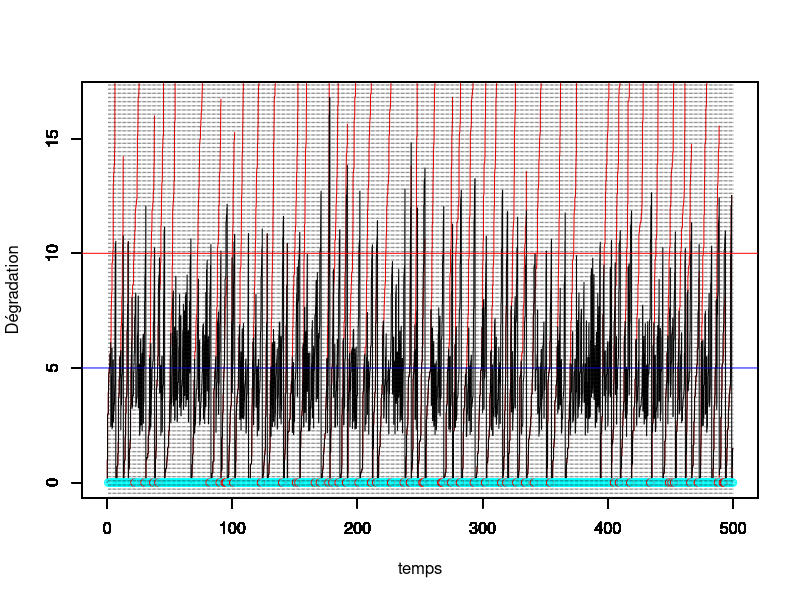
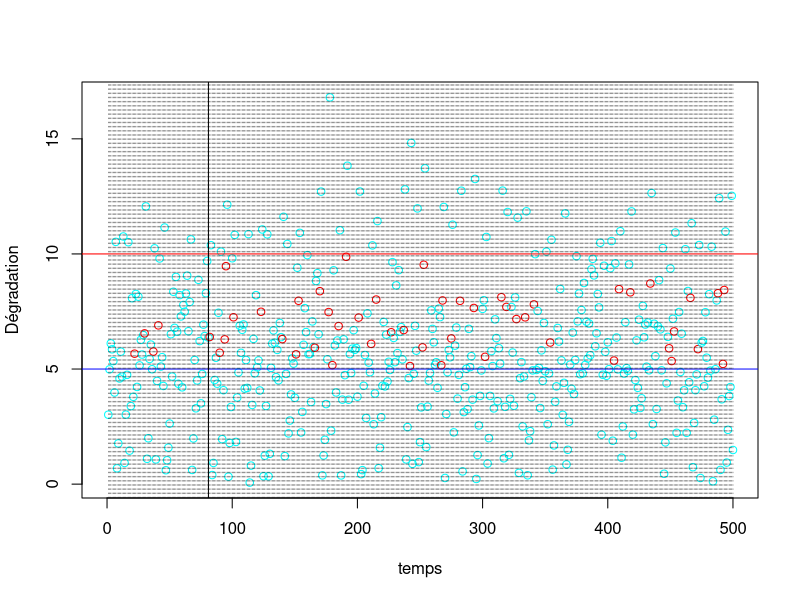
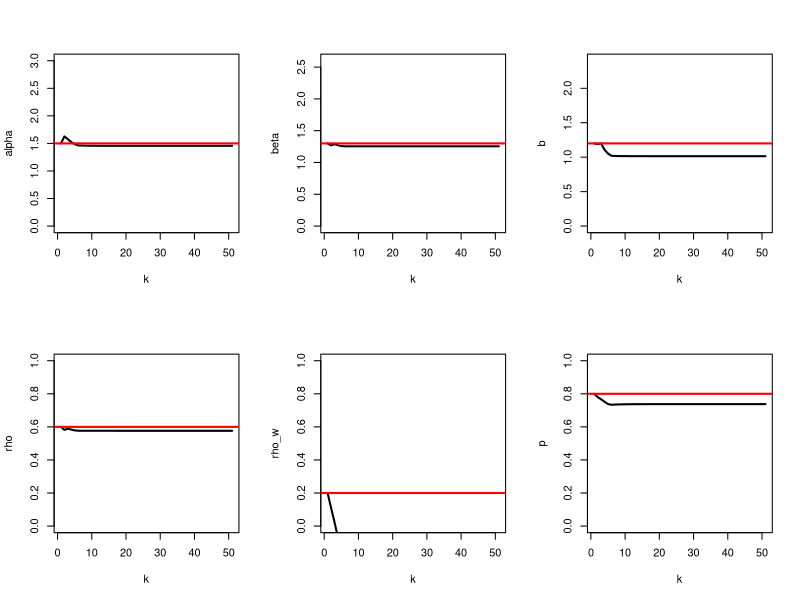

Write the R code that produced these figures, in order.
#### Programme de simulation lorsqu'on observe uniquement la dégradation juste avant l'inspection
#### avec deux effets de la maintenance :
#### ARD inf avec rho in [0,1] avec proba p
#### ARD inf avec rho' pour les réparations néfastes avec proba 1-p



rm(list=ls())
library(ggplot2)
library(tidyverse)

tau <- 1 # intervalle inter-inspection
rho <- 0.6 # parametre ARDinf pour les maintenances efficaces avec proba p
rho_w <- 0.2 # parametre ARDinf pour les maintenances néfastes avec proba 1-p
p <- 0.8 # proba que la maintenance préventive soit efficace


L <- 5 # seuil pour MP
M <- 10 # seuil pout MC
tps.final <- 500 # fenêtre d'observation du processus

id.newcycle <- FALSE # Initialisation du nb de cycle de renouvellement

#set.seed(123)
# Simulation d'un processus gamma jusqu'au temps final
pas = 0.01 # pas de temps pour simuler le processus

alpha = 1.5 # paramètre de forme de Gamma a = alpha (t)^beta
beta = 1.3 # paramètre de forme  de Gamma
b=1.2   # paramètre d'échelle du Gamma
temps = seq(from = 0,to = tps.final,by = pas)
temps2 <- temps

theta <-c(alpha,beta,b,rho,rho_w,p)


n=length(temps)

nb.inspections<- floor(tps.final/tau) # nombre d'inspections max pendant la fenêtre d'observation.

temps.insp<-temps[tau/pas*(1:nb.inspections)+1] # temps des inspections (t_i dans le papier) sans tenir compte des renouvellements


obs<-numeric(nb.inspections) # données observées (pendant les inspections, à t_j^-)
vect.b<-rep(1,nb.inspections) # données non observées =1 si PM efficace, 0 si worse
Delta.P <-rep(0,nb.inspections) # Données observées = 1 si renouvellement

j<-1 # indicateur prochaine inspection
j.newcycle <- 0 # identifier le j où nouveau cycle
nb.cycles <- 1 # compteur de cycles

x=matrix(nrow=nb.inspections,ncol = n) # processus Gamma simulé, nb.lignes = nb.cycles
x[nb.cycles,1] = 0     # initialisation du processus Gamma = 0 à t=0
for(i in 2:n){
  x[nb.cycles,i] = x[nb.cycles,i-1] + rgamma(1,rate = b, shape = alpha*(temps2[i]^beta-temps2[i-1]^beta))
}
y=numeric(n) # processus Gamma maintenu
y.tilde=numeric(n) # processus Gamma maintenu
y[1]<-0
y.tilde[1]<-0

while (j<=nb.inspections) {
  # boucle sur un cycle de renouvellement
  if (id.newcycle){
    # on resimule un x depuis 0
    x[nb.cycles,1:((j-1)*tau/pas+1)] = 0     # initialisation du processus Gamma = 0 à t=0
    for(i in ((j-1)*tau/pas+2):n){
      x[nb.cycles,i] = x[nb.cycles,i-1] + rgamma(1,rate = b, shape = alpha*(temps[i-(j-1)*tau/pas+1]^beta-temps[i-(j-1)*tau/pas]^beta))
    }
    id.newcycle <- FALSE
  }
 # Changement 21/07 : remise du temps à 0 
#  y.tilde[((j-1)*tau/pas+2):(j*(tau/pas)+1)]<-y[((j-1)*tau/pas+2):(j*(tau/pas)+1)]<-y[(j-1)*tau/pas+1]+ x[nb.cycles,((j-j.newcycle-1)*tau/pas+2):((j-j.newcycle)*(tau/pas)+1)]- x[nb.cycles,(j-j.newcycle-1)*tau/pas+1]
 
   y.tilde[((j-1)*tau/pas+2):(j*(tau/pas)+1)]<-y[((j-1)*tau/pas+2):(j*(tau/pas)+1)]<-y[(j-1)*tau/pas+1]+ x[nb.cycles,((j-1)*tau/pas+2):((j)*(tau/pas)+1)]- x[nb.cycles,(j-1)*tau/pas+1]
  
  obs[j]<-y[j*tau/pas+1] # état dégradation à l'inspection (t_j^-)
  
  if (obs[j] < L) {
    print("no action")
  } else {
    if (obs[j]<M) {
      u<-runif(1)
      if (u>p){
        vect.b[j]<-0
      }
      ifelse(u<=p,y[j*tau/pas+1]<-(1-rho)*y[j*tau/pas+1],y[j*tau/pas+1]<-(1+rho_w)*y[j*tau/pas+1])
       # on écrase (ARD infini)
    } else {
      y[j*tau/pas+1]<-0
      id.newcycle <- TRUE
      j.newcycle <- j
      if(j<nb.inspections){
          Delta.P[j]<-1
          nb.cycles <- nb.cycles+1
        } # 19/09/22 : Peu importe si la dernière inspection est une CM
      
 #     temps2[(j*tau/pas+1):n] <- temps[(j*tau/pas+1):n]-temps[j*tau/pas+1]
    }
  }
  j<-j+1
}

vect.u <- (obs<M)*(obs>L) # indicatrice u_i


#df <- data.frame(temps,x,y)
#mygraph <- ggplot(df,aes(x = temps)) +  
#  geom_line(aes(y = y), color = "darkred") +
#  geom_line(aes(y = x), color="steelblue", linetype="twodash") +
#  geom_abline(slope = 0,intercept = L,color="blue") +
#  geom_abline(slope = 0,intercept = M,color="red")


temps.cycle<-c(0,tau*which(obs>M),tps.final)
indice.temps.cycle <- c(1,tau/pas*(which(obs>M))+1,length(temps))


# Calcul du vecteur s (cf. papier)
s<-temps[1:indice.temps.cycle[2]]
for(k in 2:nb.cycles){
  s.aux <- temps[(indice.temps.cycle[k]+1):indice.temps.cycle[k+1]]-temps[indice.temps.cycle[k]]
  s<-c(s,s.aux)
}

temps.insp.2<-c(0,s[tau/pas*(1:nb.inspections)+1]) # Ajout du 20/09/2022 : A mettre dans la LogL

dif.tps <- diff(temps.insp.2^beta)
dif.tps[dif.tps<0]<-1  # vecteur de longueur n prenant en compte les renouvellements (23/09/2022)


for (k in 1:nb.cycles){
  plot(temps[indice.temps.cycle[k]:indice.temps.cycle[k+1]],x[k,indice.temps.cycle[k]:indice.temps.cycle[k+1]],col="red",type="l",ylim = c(0,max(y.tilde)),xlim = c(0,tps.final),xlab="",ylab="")
  par(new=T)
}

plot(temps,y.tilde,type="l",ylim=c(0,max(y.tilde)),xlim = c(0,tps.final),ylab="",xlab="")


par(new=T)
vect.b.fact <- factor(vect.b)
mescouleurs <- rainbow(length(levels(vect.b.fact)))
plot(tau*(1:nb.inspections),numeric(length = nb.inspections),ylim=c(0,max(y.tilde)),type="p",xlim = c(0,tps.final),xlab = "temps",ylab="Dégradation",col=mescouleurs[vect.b.fact])
abline(h=L,col="blue")
abline(h=M,col="red")
abline(v=tau*(1:nb.inspections), lty =3, col = grey(0.1), lwd = 0.45)

vect.b.fact <- factor(vect.b)
mescouleurs <- rainbow(length(levels(vect.b.fact)))
plot(1:nb.inspections,obs,type="p",xlim = c(0,tps.final),xlab = "temps",ylab="Dégradation",col=mescouleurs[vect.b.fact])
abline(h=L,col="blue")
abline(h=M,col="red")
abline(v=tau*(1:nb.inspections), lty =3, col = grey(0.1), lwd = 0.45)
abline(v=81)




#abline(v = tau*(1:nb.inspection))

#####################################
############## Algo EM ##############
#####################################

# initialisation des paramètres
K<- 50

hat.theta<-matrix(nrow=K+1,ncol=6)
#hat.theta[1,] <- c(1.2,1.1,1.5,0.2,0.2,0.5) # (alpha,beta,b,rho,rho^\prime,p)
hat.theta[1,] <- theta

# On ne définit les p.tildes[i] que lorsque u_{i-1}=1 
ind.u<-which(vect.u[1:(nb.inspections-1)]==1)

# Indice intervenant dans les sommes (i.e tel que u_{i-1}=1)
ind.i.u<-rep(0,nb.inspections)
ind.i.u[ind.u+1] <- 1

# indice i lorsque Delta_{i-1}=1 et i différent de nb.inspections
ind.Delta<-which(Delta.P[1:(nb.inspections-1)]==1)

ind.i.Delta<-c(1,rep(0,nb.inspections-1))
ind.i.Delta[ind.Delta+1] <- 1   # Pb si la dernière inspection est > M (15/09/22)




#Définition des y_{t_{i-1}}
obs.pre<-c(0,obs[1:(nb.inspections-1)])*(1-ind.i.Delta)

temps.insp.pre <- c(0,temps.insp[1:(nb.inspections-1)])


# Nouveaux temps d'inspection prennant en compte les renouvellements


tps.insp.wR<-c(tau,rep(0,nb.inspections-1))
tps.insp.pre.wR<-rep(0,nb.inspections)
                            
for(i in 2:nb.inspections){
  if(ind.i.Delta[i]==1){
    tps.insp.wR[i]<-tau
    tps.insp.pre.wR[i]<-0
  } else {
    tps.insp.wR[i]<-tps.insp.wR[i-1]+tau
    tps.insp.pre.wR[i]<-tps.insp.pre.wR[i-1]+tau
  }
}

data <- data.frame(temps.insp,temps.insp.pre,obs,obs.pre,vect.u,vect.b,ind.i.u,Delta.P,ind.i.Delta,tps.insp.wR,tps.insp.pre.wR)



data1 <- filter(data,ind.i.u==1) # On ne garde que les y_i tq u_{i-1}=1
data0 <- filter(data,ind.i.u==0)



delta <- hat.theta[1,1]*(tps.insp.wR^hat.theta[1,2]-tps.insp.pre.wR^hat.theta[1,2])

  
#p.tilde <- (hat.theta[1,6]*dgamma(obs-(1-c(0,Delta.P[1:(nb.inspections-1)]))*(1-hat.theta[1,4])^(c(0,vect.u[1:(nb.inspections-1)]))*c(0,obs[1:(nb.inspections-1)]),delta,rate=hat.theta[1,3]))/(hat.theta[1,6]*dgamma(obs-(1-c(0,Delta.P[1:(nb.inspections-1)]))*(1-hat.theta[1,4])^(c(0,vect.u[1:(nb.inspections-1)]))*c(0,obs[1:(nb.inspections-1)]),delta,rate=hat.theta[1,3])+(1-hat.theta[1,6])*dgamma(obs-(1-c(0,Delta.P[(nb.inspections-1)]))*(1+hat.theta[1,5])^(c(0,vect.u[1:(nb.inspections-1)]))*c(0,obs[1:(nb.inspections-1)]),delta,rate=hat.theta[1,3]))

# p.tilde uniquement défini lorsque u_{i-1}=1

#p.tilde <- ifelse(data1$obs/data1$obs.pre<=1,1,(hat.theta[1,6]*dgamma(data$obs[ind.i.u==1]-(1-hat.theta[1,4])*data$obs.pre[ind.i.u==1],delta[ind.i.u==1],rate=hat.theta[1,3]))/(hat.theta[1,6]*dgamma(data$obs[ind.i.u==1]-(1-hat.theta[1,4])*data$obs.pre[ind.i.u==1],delta[ind.i.u==1],rate=hat.theta[1,3])+(1-hat.theta[1,6])*dgamma(data$obs[ind.i.u==1]-(1+hat.theta[1,5])*data$obs.pre[ind.i.u==1],delta[ind.i.u==1],rate=hat.theta[1,3])))
p.tilde <- ifelse(data1$obs/data1$obs.pre<=1,1,(hat.theta[1,6]*dgamma(data1$obs-(1-hat.theta[1,4])*data1$obs.pre,delta[ind.i.u==1],rate=hat.theta[1,3]))/(hat.theta[1,6]*dgamma(data$obs[ind.i.u==1]-(1-hat.theta[1,4])*data$obs.pre[ind.i.u==1],delta[ind.i.u==1],rate=hat.theta[1,3])+(1-hat.theta[1,6])*dgamma(data$obs[ind.i.u==1]-(1+hat.theta[1,5])*data$obs.pre[ind.i.u==1],delta[ind.i.u==1],rate=hat.theta[1,3])))



data.temp<-data.frame(data1,p.tilde)
data1.rhow<-filter(data.temp,p.tilde<1)

# Définition de la borne inf pour rho
lower.rho <- max(1-data1$obs/data1$obs.pre)

# Définition de la borne sup pour rhow en enlevant les cas où p.tilde = 1
upper.rhow <- min(data1.rhow$obs/data1.rhow$obs.pre-1)




#data1.rho<-filter(data1,comp.p.tilde>0)

# forcer les p.tilde = 1 lorsque y_i/y_{i-1}<1 !

# p.tilde[which(data1$obs/data1$obs.pre<=1)] <- 1

for (k in 2:(K+1)){
  hat.theta[k,6]<-mean(p.tilde) # mise à jour de p
  # Calcul des delta_i
#  num.b<-sum(hat.theta[k-1,1]*(temps.insp^hat.theta[k-1,2]-(c(0,temps.insp[1:(nb.inspections-1)]))^hat.theta[k-1,2]))
 
  # Mise à jour du 23/09/2022
  # theta <-c(alpha,beta,b,rho,rho_w,p)
  
  esp.logL <- function(x){
    # x[1] : alpha
    # x[2] : beta
    # x[3] : b
    # x[4] : rho
    # x[5] : rho_w
    part.0 <- sum(log(dgamma(data0$obs-data0$obs.pre,shape =x[1]*(data0$tps.insp.wR^x[2]-data0$tps.insp.pre.wR^x[2]),rate = x[3])))
    part.1 <- sum(p.tilde*log(dgamma(x = data1$obs-(1-x[4])*data1$obs.pre,shape=x[1]*(data1$tps.insp.wR^x[2]-data1$tps.insp.pre.wR^x[2]),rate=x[3])))
    part.1.w <- sum((1-p.tilde)*log(dgamma(x = data1.rhow$obs-(1+x[5])*data1.rhow$obs.pre,shape=x[1]*(data1.rhow$tps.insp.wR^x[2]-data1.rhow$tps.insp.pre.wR^x[2]),rate=x[3])))
    return(part.0+part.1+part.1.w)
  }
    par <- c(hat.theta[k-1,1:5])
    hat.theta[k,1:5] <- optim(par,esp.logL,control = list(fnscale=-1))$par
#   num.b<-sum(hat.theta[k-1,1]*dif.tps)
  
#  det.b.1 <- sum(data$obs[ind.i.u==0]-data$obs.pre[ind.i.u==0])
#  det.b.2 <- sum(p.tilde*(data$obs[ind.i.u==1]-(1-hat.theta[k-1,4])*data$obs.pre[ind.i.u==1])+(1-p.tilde)*(data$obs[ind.i.u==1]-(1+hat.theta[k-1,5])*data$obs.pre[ind.i.u==1]))
 
#  det.b<-det.b.1+det.b.2  
#  hat.theta[k,3]<-num.b/det.b # mise à jour de b
  
  # Pour la mise à jour de rho et rho_w, on utilise optim car uniroot ne marche pas... 
  # En effet, plusieurs valeurs annulent la dérivée...
  
  f.rho <- Vectorize(function(x){
    y.rho <- data$obs[ind.i.u==1] - (1-x)*data$obs.pre[ind.i.u==1]
     
    logy.rho<-ifelse(y.rho<=0,-1e8,log(y.rho))
    
    return(-hat.theta[k,3]*sum(p.tilde*y.rho)+sum(p.tilde*(delta[ind.i.u==1]-1)*logy.rho))
  })
#  hat.theta[k,4]<-optimize(f.rho,c(lower.rho,1),maximum = T)$maximum
  
  f.rhow <- Vectorize(function(x){
    
    # UNE COUILLE ICI 
    # cond <- (p.tilde < 1) & (ind.i.u == 1)
    delta.rhow <- hat.theta[k-1,1]*(data1.rhow$temps.insp^hat.theta[k-1,2]-data1.rhow$temps.insp.pre^hat.theta[k-1,2])
    # 
    y.rhow <-data1.rhow$obs - (1+x)*data1.rhow$obs.pre
    # logy.rhow<-ifelse(y.rhow<=0,-Inf,log(y.rhow))
    logy.rhow<-ifelse(y.rhow<=0,-1e8,log(y.rhow))
    return(-hat.theta[k,3]*sum((1-data1.rhow$p.tilde)*y.rhow)+sum((1-data1.rhow$p.tilde)*(delta.rhow-1)*logy.rhow))
  })
  
  
#  hat.theta[k,5]<-optimize(f.rhow,c(0,upper.rhow),maximum = T)$maximum
  
  # Mise à jour de alpha et beta
  
#  y.u.0 <- data$obs[ind.i.u==0]-(1-Delta.P[ind.i.u==0])*data$obs.pre[ind.i.u==0]
#  y.rho  <- data$obs[ind.i.u==1]-(1-hat.theta[k,4])*data$obs.pre[ind.i.u==1]
#  y.rhow <- data$obs[ind.i.u==1]-(1+hat.theta[k,5])*data$obs.pre[ind.i.u==1]
#  logy.u.O <- ifelse(y.u.0<=0,-1e8,log(y.u.0))
#  logy.rho<-ifelse(y.rho<=0,-1e8,log(y.rho))
#  logy.rhow<-ifelse(y.rhow<=0,-1e8,log(y.rhow))
  
  
 # f.ab <- function(x){
#    delta.u.0 <- x[1]*(data$temps.insp[ind.i.u==0]^x[2]-data$temps.insp.pre[ind.i.u==0]^x[2])
#    delta.u.1 <- x[1]*(data$temps.insp[ind.i.u==1]^x[2]-data$temps.insp.pre[ind.i.u==1]^x[2])
#    delta.n   <- x[1]*(data$temps.insp^x[2]-data$temps.insp.pre^x[2]) # tous les delta_i
#  
#    return(sum(delta.n)*log(hat.theta[k,3])-sum(log(gamma(delta.n)))+sum((delta.u.0-1)*logy.u.O)+sum(p.tilde*(delta.u.1-1)*logy.rho+(1-p.tilde)*(delta.u.1-1)*ifelse(p.tilde==1,0,logy.rhow)))
#  }
#  hat.theta[k,1:2]<-optim(hat.theta[k-1,1:2],f.ab,control=list(fnscale=-1))$par
  
  
  
  # Mise à jour des delta.i
  #delta <- hat.theta[k,1]*(data$temps.insp^hat.theta[k,2]-data$temps.insp.pre^hat.theta[k,2])
  delta <- hat.theta[k,1]*(tps.insp.wR^hat.theta[k,2]-tps.insp.pre.wR^hat.theta[k,2])

  #dif.tps <- diff(temps.insp.2^hat.theta[k,2])
  #dif.tps[dif.tps<0]<-0
  
  #delta <- hat.theta[k,1]*dif.tps
  
  
  # Mise à jour des p.tilde
  #p.tilde <- ifelse(data1$obs/data1$obs.pre<=1,1,(hat.theta[k,6]*dgamma(data$obs[ind.i.u==1]-(1-hat.theta[k,4])*data$obs.pre[ind.i.u==1],delta[ind.i.u==1],rate=hat.theta[k,3]))/(hat.theta[k,6]*dgamma(data$obs[ind.i.u==1]-(1-hat.theta[k,4])*data$obs.pre[ind.i.u==1],delta[ind.i.u==1],rate=hat.theta[k,3])+(1-hat.theta[k,6])*dgamma(data$obs[ind.i.u==1]-(1+hat.theta[k,5])*data$obs.pre[ind.i.u==1],delta[ind.i.u==1],rate=hat.theta[k,3])))
  p.tilde <- ifelse(data1$obs/data1$obs.pre<=1,1,(hat.theta[k,6]*dgamma(data1$obs-(1-hat.theta[k,4])*data1$obs.pre,delta[ind.i.u==1],rate=hat.theta[k,3]))/(hat.theta[k,6]*dgamma(data$obs[ind.i.u==1]-(1-hat.theta[k,4])*data$obs.pre[ind.i.u==1],delta[ind.i.u==1],rate=hat.theta[k,3])+(1-hat.theta[k,6])*dgamma(data$obs[ind.i.u==1]-(1+hat.theta[k,5])*data$obs.pre[ind.i.u==1],delta[ind.i.u==1],rate=hat.theta[k,3])))
  
  
  data.temp <- data.frame(data1,p.tilde)
  data1.rhow <- filter(data.temp,p.tilde<1)
  upper.rhow <- min(data1.rhow$obs/data1.rhow$obs.pre-1)
  
  
  print(paste("la valeur de alpha à l'étape ",k," est : ",hat.theta[k,1]))
  print(paste("la valeur de beta à l'étape ",k," est : ",hat.theta[k,2]))
  print(paste("la valeur de b à l'étape ",k," est : ",hat.theta[k,3]))
  print(paste("la valeur de rho à l'étape ",k," est : ",hat.theta[k,4]))
  print(paste("la valeur de rho_w à l'étape ",k," est : ",hat.theta[k,5]))
  print(paste("la valeur de p à l'étape ",k," est : ",hat.theta[k,6]))
  print("==============================================================")
}

# Identifier les p.tildes <1
ind.poor.maintenance <- which(data1$vect.b==0)

# Maintenance où yappartient à [L,M]
cbind(temps.insp[ind.u],vect.b[ind.u],1-p.tilde)

# PLOT 
par(mfrow = c(2, 3))
plot(hat.theta[, 1], type = "l", lwd = 2, ylim = c(0,2*alpha),xlab="k",ylab="alpha")
abline(h = alpha, col = "red", lwd = 2)^
plot(hat.theta[, 2], type = "l", lwd = 2, ylim = c(0,2*beta),xlab="k",ylab="beta")
abline(h = beta, col = "red", lwd = 2)
plot(hat.theta[, 3], type = "l", lwd = 2, ylim = c(0,2*b),xlab="k",ylab="b")
abline(h = b, col = "red", lwd = 2)
plot(hat.theta[, 4], type = "l", lwd = 2, ylim = c(0,1),xlab="k",ylab="rho")
abline(h = rho, col = "red", lwd = 2)
plot(hat.theta[, 5], type = "l", lwd = 2, ylim = c(0,1),xlab="k",ylab="rho_w")
abline(h = rho_w, col = "red", lwd = 2)
plot(hat.theta[, 6], type = "l", lwd = 2, ylim = c(0,1),xlab="k",ylab="p")
abline(h = p, col = "red", lwd = 2)
